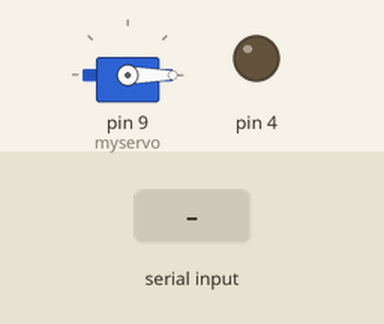
This sketch was run on a simulated Arduino Uno, built with avr-gcc and run on an emulated ATmega328P. Shown: servo, output pins drawn as LEDs (lit = HIGH). The inputs (shaded band) are chosen by the test bench. What the sketch prints to the serial monitor is not drawn.

Above: at 11.2 s.
11.3 s: byte 30 received over Serial
At 11.6 s:
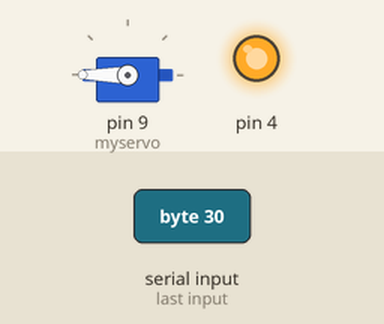
At 51.7 s:
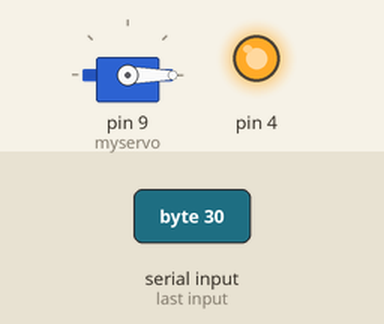
Timing chart, 0 to 52.8 s (numbered marks = the images above; inputs shaded):
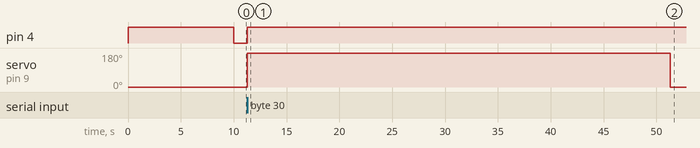

The sketch:

____.ino
```cpp
#include<Servo.h>
Servo myservo;
void setup()
{
 Serial.begin(9600);
 myservo.attach(9);
 myservo.write(10);
 pinMode(4,OUTPUT);
 digitalWrite(4, HIGH);
 myservo.write(0);
 delay(10000);
}

void loop()
{   digitalWrite(4, LOW);
   while(Serial.available())
   {  char c;
      c=Serial.read();
      Serial.println (c);
      if (c = 2)
        { digitalWrite(4, HIGH);
          myservo.write(180);
         delay(40000);
         myservo.write(0);
         delay(10000);
         digitalWrite(4, LOW);
        }
   }

}
```

Measured:
- after the input at 11.3 s, pin 4: LOW → HIGH at once; servo on pin 9 (myservo): 0° → 180° at once, → 0° 40.0 s later
